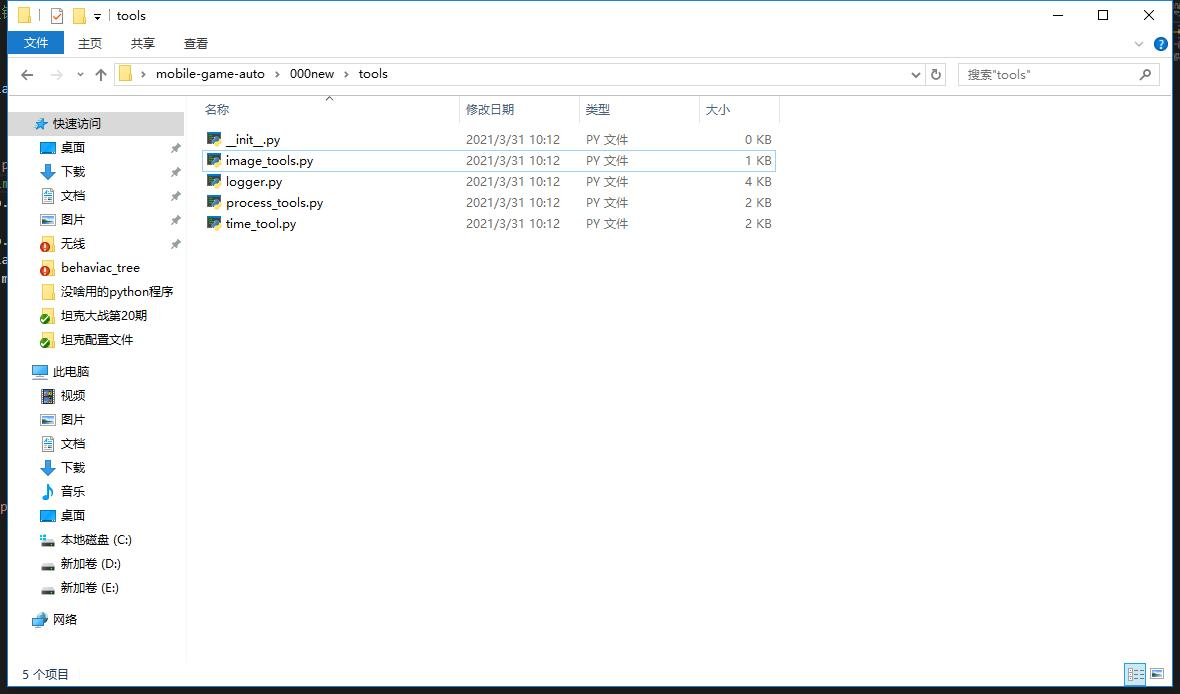
#> input picture tools/0.jpg, 1180 x 694 px; the run also reads 1 picture not shown here
$ python image_tools.py
#> lines starting #> are read from the running program, lines starting #| are printed output that depends on the picture
from cv2 import cv2  # 解决一下vsc报错
import time
import numpy as np

def match_image(image, templ, similarity = 0.8, all = False):
#> called with image = '0.jpg', templ = '1.jpg', similarity = 0.8, all = False
    try:
        if type(image) == str:
            if not '.jpg' in image:
                image = image + '.jpg'
            # 原本是直接cv2.imread(image) 但是可怜的孤儿opencv不能读取中文名称文件
            image = cv2.imdecode(np.fromfile(image, dtype=np.uint8), -1)
#> image is the input picture: shape (694, 1180, 3); mean B, G, R 245.9, 245.7, 244.8
        if type(templ) == str:
            templ = cv2.imdecode(np.fromfile(templ, dtype=np.uint8), -1)
        match_info = cv2.matchTemplate(image,templ,cv2.TM_CCOEFF_NORMED)
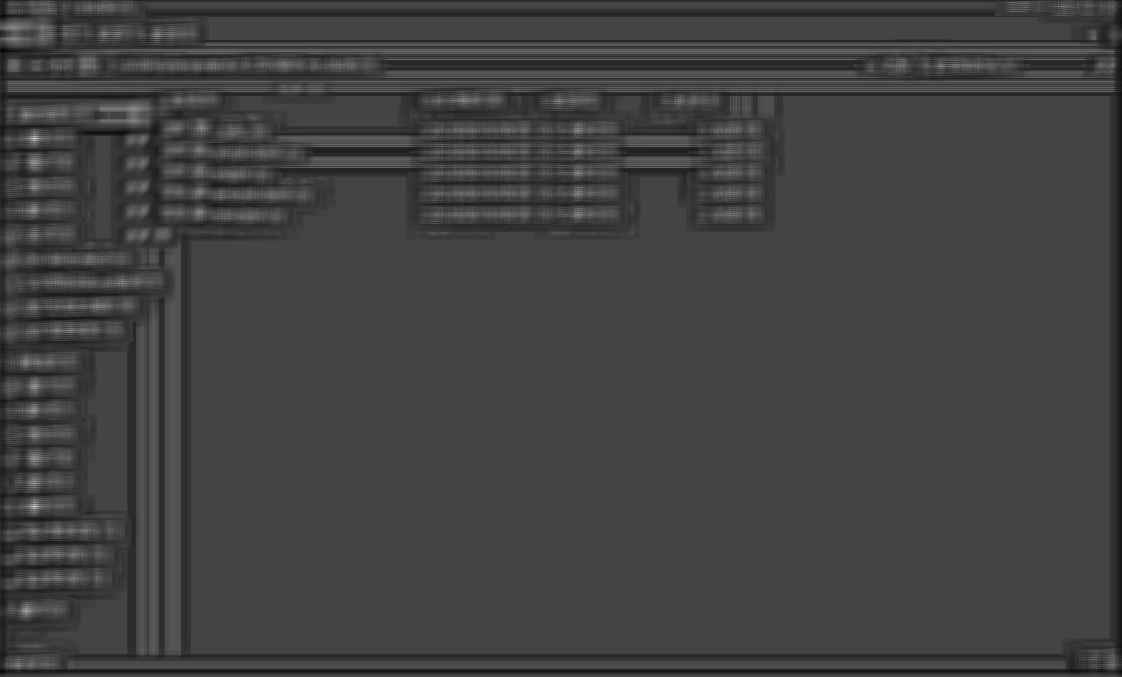
#> match_info: shape (677, 1122) float32; min -0.361, max 0.993, mean -0.00928; drawn with min black and max white
        min_val, max_val, min_loc, max_loc = cv2.minMaxLoc(match_info)
#> min_val = -0.361; max_val = 0.993; min_loc = (2, 50); max_loc = (34, 506)
        if all == True:
            _xys = []
            for i in range(len(match_info)):
                _tmp = match_info[i]
                _xs = np.where(_tmp > similarity)
                # print(_xs[0])
                for j in _xs[0]:
                    _xys.append((int(j),int(i)))
            return _xys

        # print(match_info[506][34])
        if max_val > similarity:
            position = max_loc
#> position = (34, 506)
        else:
            position = (-1, -1)
        return position
    except Exception as e:
        print(e)
        return (-1, -1)

def load_img(image):
    try:
        if type(image) == str:
            if not '.' in image:
                image = image + '.jpg'
            # 原本是直接cv2.imread(image) 但是可怜的孤儿opencv不能读取中文名称文件
            return cv2.imdecode(np.fromfile(image, dtype=np.uint8), -1)
    except Exception as e:
        print(e)

if __name__ == "__main__":
    pos = match_image('0.jpg','1.jpg')
#> pos = (34, 506)
    print(pos)
#| (34, 506)
    pass
